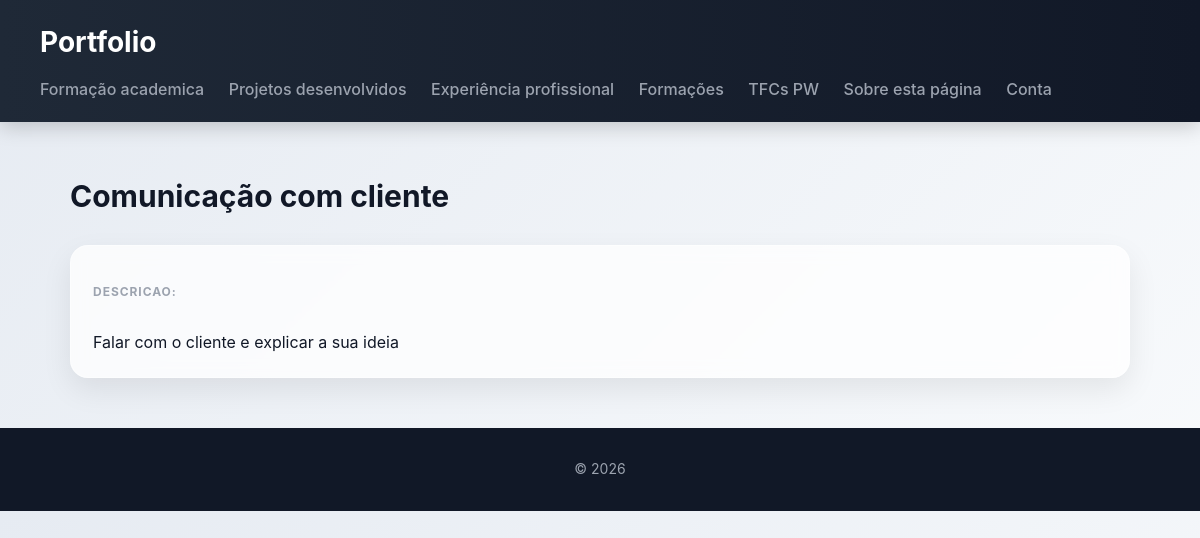
The page /portfolio/competencia/2/ on the database its author committed.
### portfolio/models.py (models this page shows, shortened)
class Competencia (models.Model):
    titulo = models.CharField(max_length=50,null=False,blank=False)
    resumo_basico = models.CharField(max_length=200, blank=True)
    class Meta:
        ordering = ['titulo']

### portfolio/views.py (the view)
# urls.py: path("competencia/<int:id>/", views.competencia_view, name='competencia'),
def competencia_view(request, id):
    competencia = Competencia.objects.get(id=id)
    is_gestor = request.user.groups.filter(name='gestor-portifolio').exists()
    return render(request, 'portfolio/competencia.html', {'competencia': competencia, 'is_gestor': is_gestor})

### portfolio/templates/portfolio/competencia.html (shortened to what this page needs)
{% extends "portfolio/base.html" %}
{% block content %}
<h2>{{competencia.titulo}}</h2>
<section>
    <article>
        <section>
            <h4>Descricao:</h4>
            <p>{{competencia.resumo_basico}}</p>
        </section>
    </article>
</section>
{% endblock %}

### portfolio/static/portfolio/styles.css (style rules this page uses)
* { box-sizing: border-box; margin: 0; padding: 0; }
body { font-family: "Inter", "Segoe UI", system-ui, -apple-system, sans-serif; background: linear-gradient(135deg, #e6ebf2, #f8fafc); color: #111827; line-height: 1.6; }
h2 { margin-bottom: 25px; font-size: 30px; font-weight: 700; }
section { display: grid; gap: 20px; }
section > article { background: rgba(255,255,255,0.75); backdrop-filter: blur(8px); padding: 22px; border-radius: 18px; border: 1px solid rgba(255,255,255,0.4); box-shadow: 0 12px 30px rgba(0,0,0,0.08); transition: all 0.3s ease; }
article > section { margin-top: 14px; }
article > section > h4 { font-size: 12px; text-transform: uppercase; color: #9ca3af; margin-bottom: 8px; letter-spacing: 0.08em; }

### rows shown on the page
Competencia: titulo "Comunicação com cliente", resumo_basico "Falar com o cliente e explicar a sua ideia"
